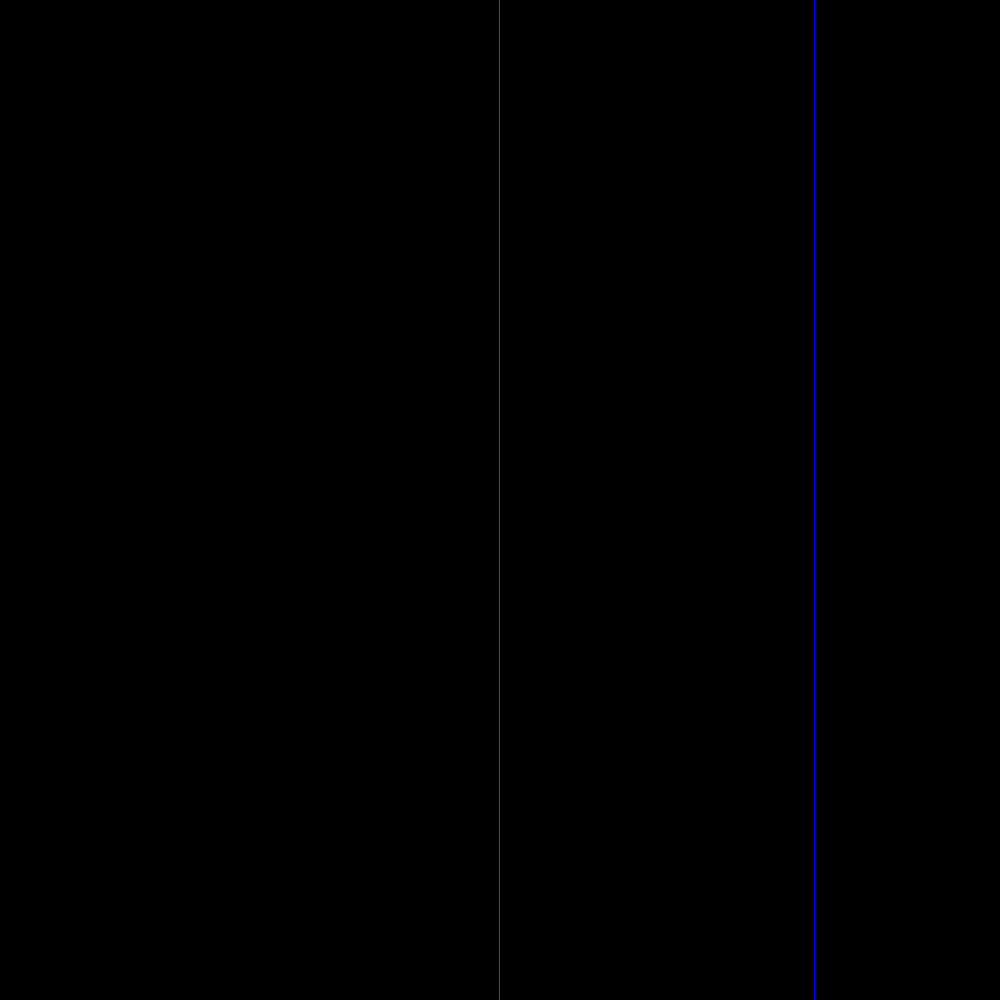
Frame 1 (no input)
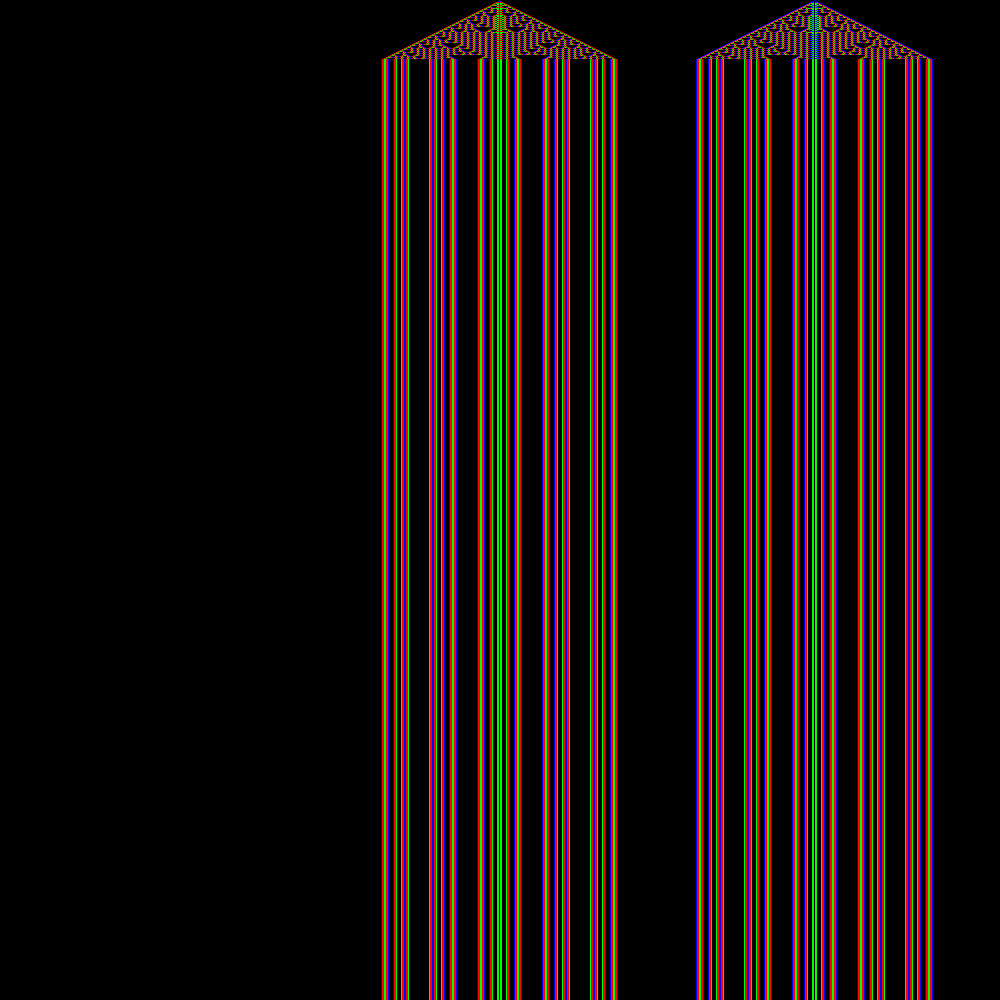
Frame 60 (the mouse pressed at the canvas centre just before this capture)
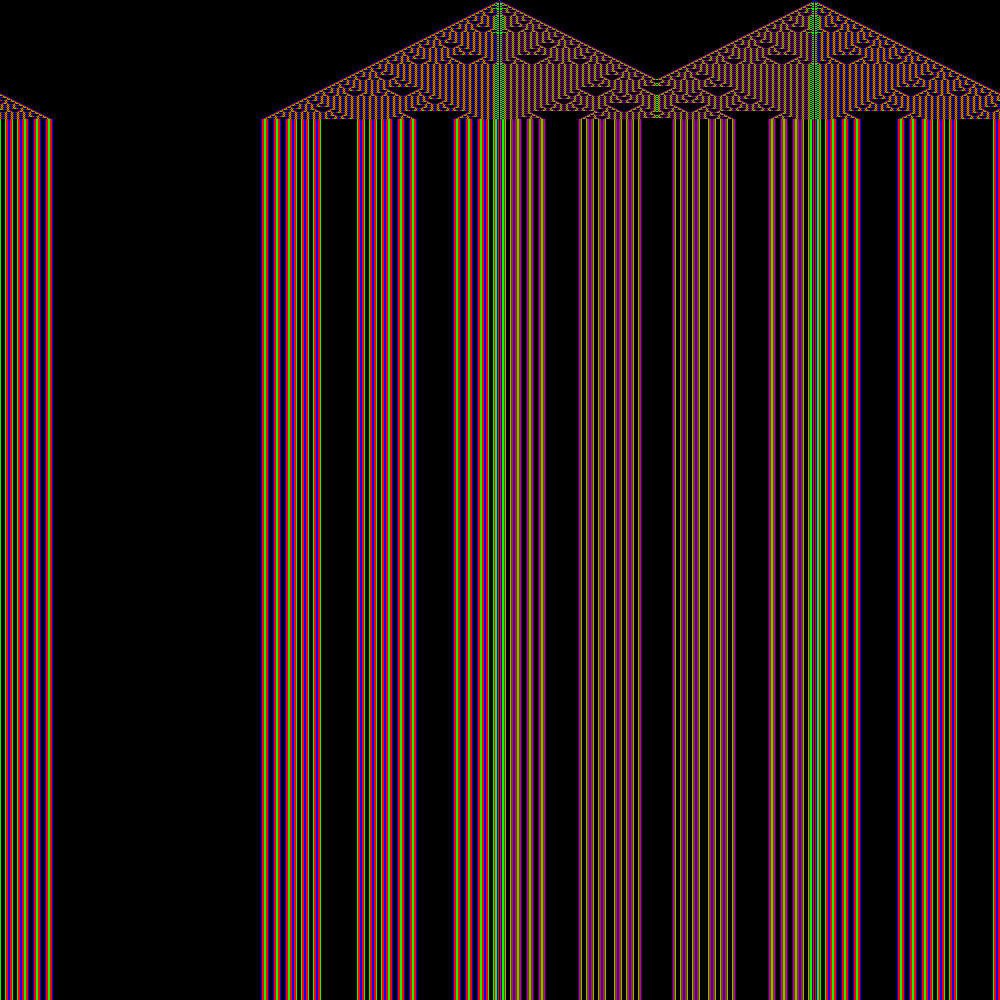
Frame 120 (the mouse held since frame 60 and released just before this capture)

The Processing sketch that drew these frames (run headless with seeded random() and noise(); from frame 60 on, the mouse is pressed at the canvas centre):

// Processing sketch: synchronic1DmodUniformed
// ── synchronic1DmodUniformed.pde
/// "sum of the states [of neighbors] modulo M": 
/// One-dimensional, SYNCHRONOUS, deterministic cellular automaton.
//-/////////////////////////////////////////////////////////////////

final int     WorldSize=1000; // How many cells do we want?
final float   Dens=0.005;     // 0.5 or so also posible.

final int     Divider=4;      // By how much we divide.
final boolean self=false;     // Do we include the middle cell?
final boolean far=true;       // Do we include the far cells?
final boolean alives=true;    // Do we summ alives cell? Othervise all states.

int[] WorldOld=new int[WorldSize]; // We need two arrays for the old.
int[] WorldNew=new int[WorldSize]; // and new state of the simulation.

void setup()
{
  size(1000,1000); 
  frameRate(100);
  noSmooth(); // CA look better without smooth.
  
  if(Dens>0)
  {
   for(int i=0;i<WorldOld.length;i++)
    if(random(1.0)<Dens)
      WorldOld[i]=int(random(3));
  }
  else
  {
    WorldOld[WorldSize/2]=1;
  }
}

void visualisation()
{
  for(int i=0;i<WorldOld.length;i++)
  { //color selection
    switch(WorldOld[i]){ 
    case 6:stroke(0,255,255);break; 
    case 5:stroke(255,0,255);break; 
    case 4:stroke(255,255,0);break;
    case 3:stroke(0,255,0);break;
    case 2:stroke(255,0,0);break;
    case 1:stroke(0,0,255);break;
    case 0:stroke(0,0,0);break;
    //case *:stroke(*,*,*);break; 
    default: stroke(255,255,255); // It shouldn't appear!
    break;
    }
    
    point(i,t);  // current state as point
    line(i,t,i,height); // & line to the bottom
  }
}

int alive(int state)
{
  return ( state>0 ? 1 : 0 );
}

int t=0; ///< is global!

void draw() // uses global t,WorldOld,WorldNew
{
  if(t>994) return;
  visualisation();

  for(int i=0;i<WorldSize;i++) // Compute new state loop
  { // RULE: "sum of something modulo M" 
    // self - Do we include the middle cell? 
    // far - Do we include the far cells? 
    // alives - Do we summ alives cells? Otherwise all states.
    int right = (i+1) % WorldSize;      
    int left  = (WorldSize+i-1) % WorldSize;       
    int sum = 0; 
   
    if(self) 
      sum+=(alives ? alive(WorldOld[i]) : WorldOld[i] );
   
    sum+=(alives ? alive(WorldOld[left])  : WorldOld[left] );
    sum+=(alives ? alive(WorldOld[right]) : WorldOld[right]);
   
    if(far)
    {
      int morer = (i+2) % WorldSize;    
      int morel = (WorldSize+i-2) % WorldSize;
      sum+=(alives ? alive(WorldOld[morel]) : WorldOld[morel] );
      sum+=(alives ? alive(WorldOld[morer]) : WorldOld[morer] );             
    }
    //... taken then modulo DIVIDER
    WorldNew[i]=sum % Divider; 
  }
   
  // NOW THE MOST IMPORTANT - Swap the worlds
  int[] WorldTmp=WorldOld; WorldOld=WorldNew; WorldNew=WorldTmp;
  // The next generation/step/year
  t++; 
}


/// @date 2025-11-10 (https://github.com/borkowsk/bookProcessingEN)
